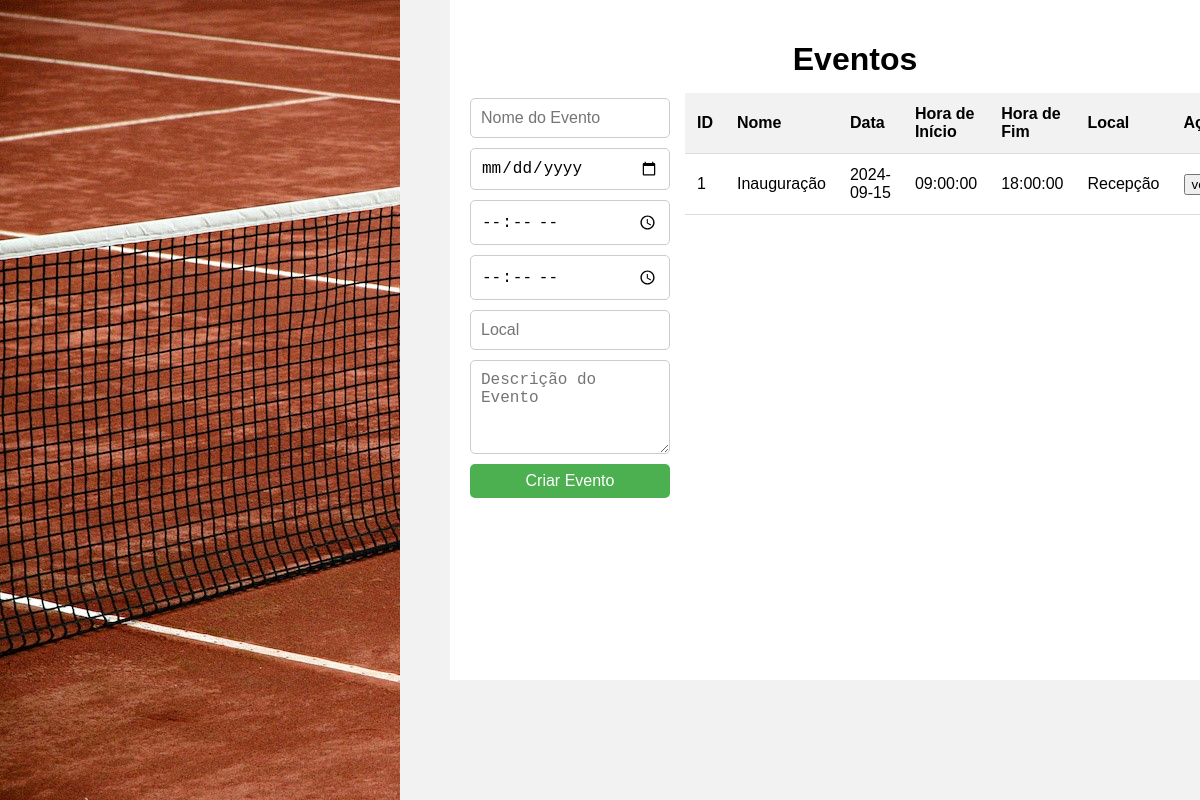
Screenshot of /interface/eventos.php with the database file from the repository.
### tables this page shows
CREATE TABLE Eventos (
    ID INT AUTO_INCREMENT PRIMARY KEY,
    nome VARCHAR(100) NOT NULL,
    descricao TEXT,
    data DATE NOT NULL,
    hora_inicio TIME NOT NULL,
    hora_fim TIME NOT NULL,
    local VARCHAR(255) NOT NULL,
    ID_Clube INT,
    FOREIGN KEY (ID_Clube) REFERENCES Clube(ID)
);

### interface/eventos.php (the view, shortened to what this page needs)
<?php
include 'conexao.php';
$sql = "SELECT id, nome, data, hora_inicio, hora_fim, local FROM eventos";
$stmt = $conn->prepare($sql);
$stmt->execute();
$result = $stmt->get_result();
?>
<!DOCTYPE html>
<html lang="pt-br">
<head>
</head>
<body>
    <div class="container">
        <div class="logo">
            <img src="images/cadastros.jpeg" alt="Logotipo">
        </div>
        <h1>Eventos</h1>
        <form method="POST" action="">
            <input type="text" name="nome" placeholder="Nome do Evento" required>
            <input type="date" name="data" placeholder="Data" required>
            <input type="time" name="horaInicio" placeholder="Hora de Início" required>
            <input type="time" name="horaFim" placeholder="Hora de Fim" required>
            <input type="text" name="local" placeholder="Local" required>
            <textarea name="descricao" placeholder="Descrição do Evento" rows="4" required></textarea>
            <input type="submit" value="Criar Evento">
        </form>
        <table>
            <tr>
                <th>ID</th>
                <th>Nome</th>
                <th>Data</th>
                <th>Hora de Início</th>
                <th>Hora de Fim</th>
                <th>Local</th>
                <th>Ações</th>
            </tr>
            <?php
            if ($result->num_rows > 0) {
                while ($row = $result->fetch_assoc()) {
                    echo "<tr>
                        <td>" . $row["id"] . "</td>
                        <td>" . $row["nome"] . "</td>
                        <td>" . $row["data"] . "</td>
                        <td>" . $row["hora_inicio"] . "</td>
                        <td>" . $row["hora_fim"] . "</td>
                        <td>" . $row["local"] . "</td>
                        <td><button onclick=\"showDetails(" . $row["id"] . ")\">ver</button></td>
                        </tr>";
                }
            } else {
                echo "<tr><td colspan='7'>Nenhum evento encontrado</td></tr>";
            }
            ?>
        </table>
    </div>
</body>
</html>

### interface/eventos.php (style rules this page uses)
body { font-family: Arial, sans-serif; margin: 0 450px; padding: 0; background-color: #f2f2f2; text-align: center; }
.container { width: 770px; min-height: 640px; margin: 0; padding: 20px; background-color: #fff; position: fixed; }
.logo { position: fixed; top: 0; left: 0; width: 100px; }
h1 { margin-bottom: 20px; }
form { display: flex; flex-direction: column; gap: 10px; width: 200px; padding-bottom: 10px; }
input[type="text"], input[type="date"], input[type="time"], textarea { padding: 10px; font-size: 16px; border: 1px solid #ccc; border-radius: 5px; }
textarea { resize: vertical; }
input[type="submit"] { padding: 8px; font-size: 16px; background-color: #4CAF50; color: white; border: none; border-radius: 5px; cursor: pointer; transition: background-color 0.3s ease; }
table { width: 555px; margin-top: -415px; margin-left: 215px; margin-right: auto; border-collapse: collapse; }
th, td { padding: 12px; border-bottom: 1px solid #ddd; text-align: left; }
th { background-color: #f2f2f2; }

### rows the page displays
eventos: ID "1", nome "Inauguração", data "2024-09-15", hora_inicio "09:00:00", hora_fim "18:00:00", local "Recepção"
